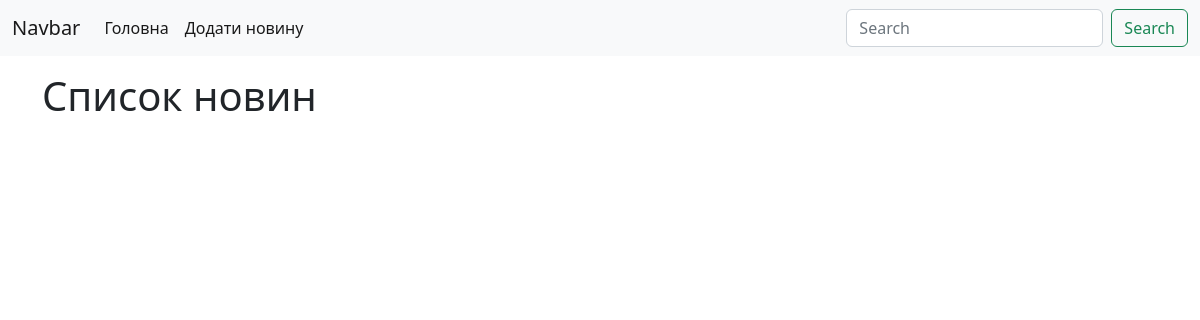
The page /news/ on the database as committed earlier.
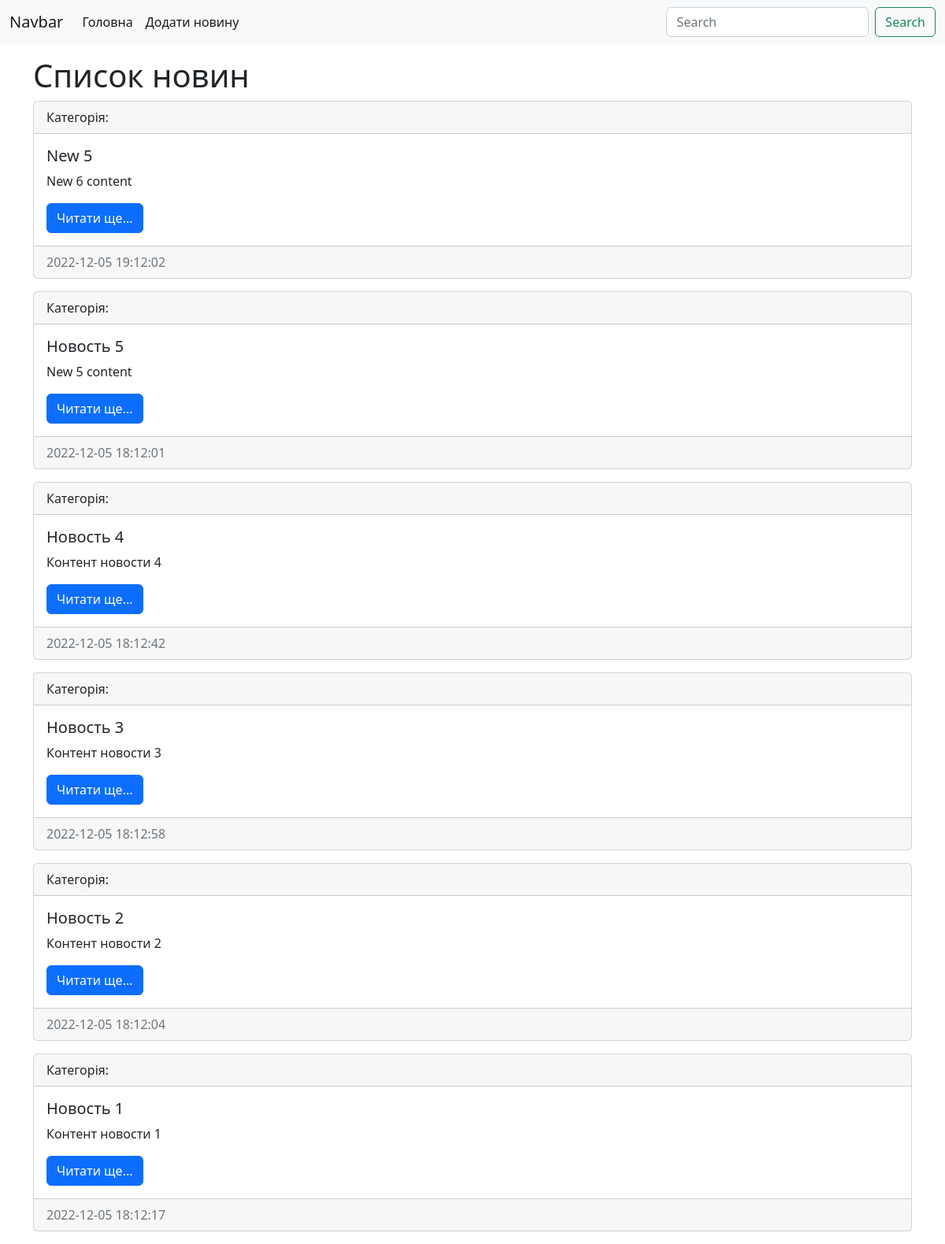
The same page on the database as committed later.
### news/models.py (models this page shows, shortened)
class News(models.Model):
    title = models.CharField(max_length=150, verbose_name='Найменування')
    content = models.TextField(blank=True, verbose_name='Контент')
    created_at = models.DateTimeField(auto_now_add=True, verbose_name='Дата публікації')
    updated_at = models.DateTimeField(auto_now=True, verbose_name='Оновлено')
    photo = models.ImageField(upload_to='photos/%Y/%m/%d/', verbose_name='Світлина', blank=True)
    is_published = models.BooleanField(default=True, verbose_name='Чи опубліковано?')
    category = models.ForeignKey('Category', on_delete=models.PROTECT, null=True, verbose_name='Категорія')
    class Meta:
        verbose_name = 'Новина'
        verbose_name_plural = 'Новини'
        ordering = ['-created_at']

### news/views.py (the view)
def index(request):
    news = News.objects.all()
    context = {
        'news': news,
        'title': 'Список новин'
    }
    return render(request, template_name='news/index.html', context=context)

### news/templates/news/index.html (shortened to what this page needs)
<!DOCTYPE html>
<html lang="en">
<head>
<link href="https://cdn.jsdelivr.net/npm/bootstrap@5.2.3/dist/css/bootstrap.min.css"
rel="stylesheet">
</head>
<body>
    <nav class="navbar navbar-expand-lg bg-light">
        <div class="container-fluid">
          <a class="navbar-brand" href="#">Navbar</a>
          <div class="collapse navbar-collapse" id="navbarSupportedContent">
            <ul class="navbar-nav me-auto mb-2 mb-lg-0">
              <li class="nav-item">
                <a class="nav-link active" aria-current="page" href="#">Головна</a>
              </li>
              <li class="nav-item">
                <a class="nav-link active" aria-current="page" href="#">Додати новину</a>
              </li>
            </ul>
            <form class="d-flex" role="search">
              <input class="form-control me-2" type="search" placeholder="Search" aria-label="Search">
              <button class="btn btn-outline-success" type="submit">Search</button>
            </form>
          </div>
        </div>
      </nav>
    <div class="container mt-3">
        <h1>{{ title }}</h1>
        <div class="row">
            <div class="col-md-12">
            {% for item in news %}
            <div class="card mb-3">
                <div class="card-header">
                  Категорія: {{ item.category.title }}
                </div>
                <div class="card-body">
                  <h5 class="card-title">{{ item.title }}</h5>
                  <p class="card-text">{{ item.content }}</p>
                  <a href="#" class="btn btn-primary">Читати ще...</a>
                </div>
                <div class="card-footer text-muted">
                  {{ item.created_at|date:"Y-m-d H:m:s" }}
                </div>
              </div>
            {% endfor %}
            </div>
        </div>
    </div>
</body>
</html>

Rows that differ between the two databases and show on the page:
added News: title "New 5", content "New 6 content", created_at "2022-12-05 19:12:02"
added News: title "Новость 5", content "New 5 content", created_at "2022-12-05 18:12:01"
added News: title "Новость 4", content "Контент новости 4", created_at "2022-12-05 18:12:42"
added News: title "Новость 3", content "Контент новости 3", created_at "2022-12-05 18:12:58"
added News: title "Новость 2", content "Контент новости 2", created_at "2022-12-05 18:12:04"
added News: title "Новость 1", content "Контент новости 1", created_at "2022-12-05 18:12:17"
